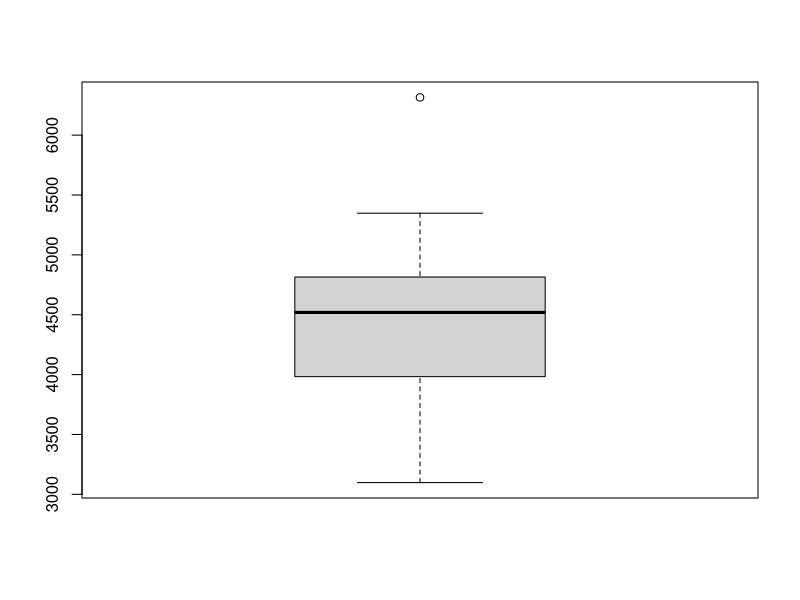
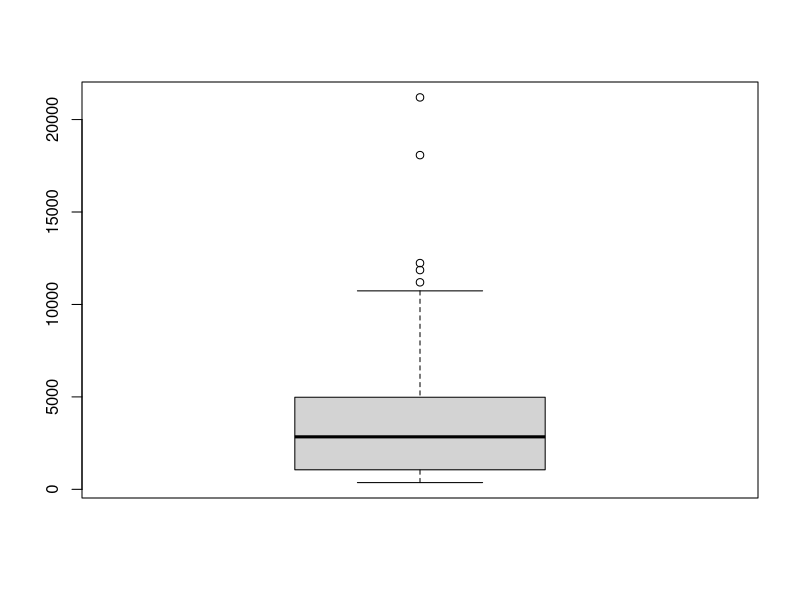
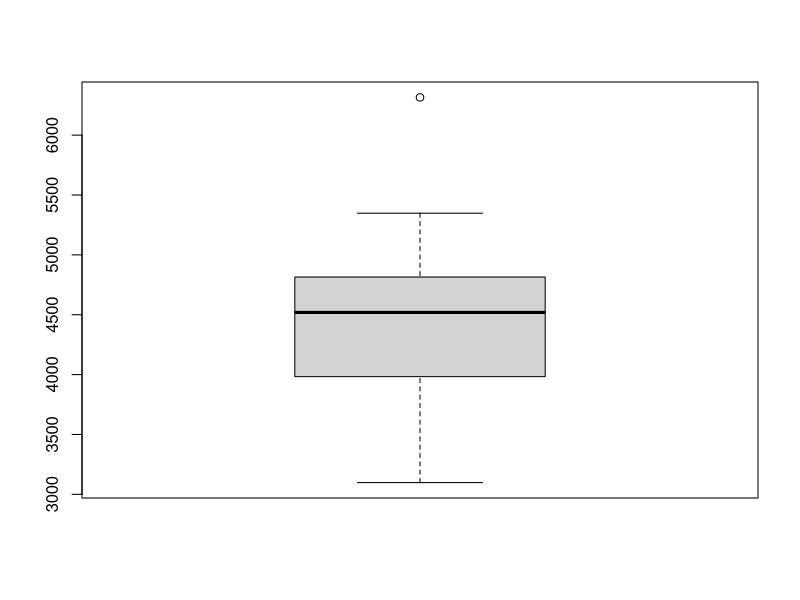
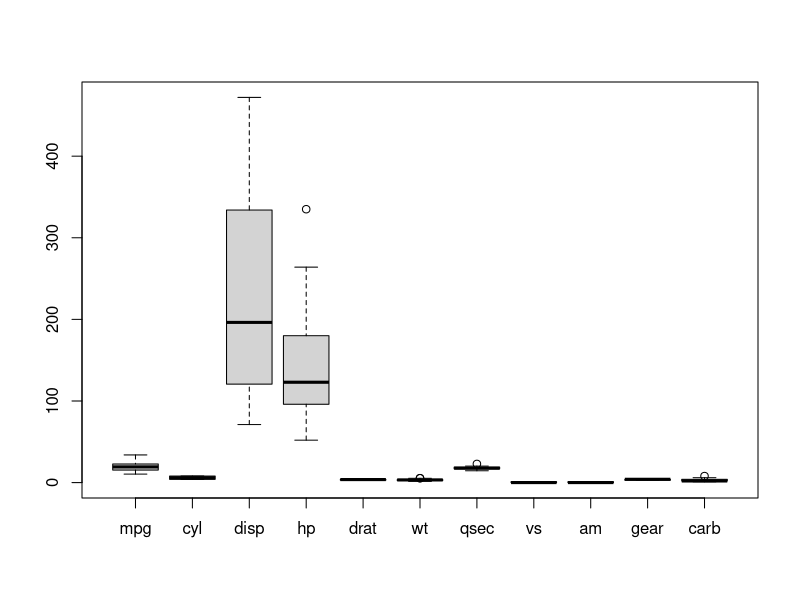

These figures' R source, in order: (Note: this script raises an error after producing the figures.)
# 1. 결측값
z= c(1,2,3,NA,5,NA,8) # NA=결측값
sum(z)
is.na(z) # 결측값=True
sum(z,na.rm = T) # na.rm=T 결측값 빼고
m=mean(z,na.rm = T)
m
sd(z,na.rm = T)
z[is.na(z)]=0
z
z[is.na(z)]=m
z

# 결측값을 대체한 것을 새로운 벡터로 저장하기
z.new = as.vector(z)
z.new

DF= data.frame(x=c(1,2,3), y=c(0,10,NA))
DF
na.omit(DF) # 결측값이 있는 것을 제외하고 정상값만 반환하기
z= c(1,2,3,NA,5,NA,8)
na.omit.new=na.omit(z)
na.omit.new
na.new.ds<-as.vector(na.omit.new)
na.new.ds

x=iris[1:50,]
x[1,2]=NA; x[1,3]=NA; x[2,3]=NA; x[3,4]=NA;   
head(x)

ncol(x)
for(i in 1:ncol(x)){
  this.na <- is.na(x[,i])
  cat(i,'열 ',sum(this.na),'\n')
}

for(i in 1:nrow(x)){
  this.na <- is.na(x[i,])
  cat(i,'행 ',sum(this.na),'\n')
}


# (1) 각 열별로 결측값이 몇 개인지 출력하시오.
ds<-mtcars
ds[2,3]<-NA; ds[3,1]=NA; ds[2,4]=NA; ds[4,3]=NA
for(i in 1:ncol(ds)){
  this.ds <- is.na(ds[,i])
  cat(i,'열 ',sum(this.ds),'\n')
}
# (2) 결측값이 포함된 행들의 데이터를 출력하시오.
idx = c()
for (i in 1:nrow(ds)){
  if(sum(is.na(ds[i,]))>0){
    idx<-c(idx,i)
  }
}
idx
ds[idx,]
# (3) 결측값이 포함된 행은 몇 개인지 출력하시오.
sum(rowSums(is.na(ds))>0)
# (4) 결측값이 포함된 행들을 제외하고 새로운 데이터셋 ds.new를 만들어보시오.
ds.new=ds[complete.cases(ds),]
ds.new


##########
##특이값##
##########

st=data.frame(state.x77)
boxplot(st$Income)
boxplot.stats(st$Income)

boxplot(st$Population)
boxplot.stats(st$Population)$out

Income.out = boxplot(st$Income)$out
Income.out
st$Income[st$Income == Income.out]<-NA
st[,'Income']

popu.out<-boxplot.stats(st$Population)$out
st$Population[st$Population %in% popu.out]<-NA
st$Population


# 2. 다음과 같이 mtcars 데이터셋을 mt에 저장한 후 다음 문제를 해결하기 위한 R 코드를 작성하시오.
#
 mt <- data.frame(mtcars)
 
# (1) mt의 각 변수(열)들에 대해 특이값이 존재하는지 상자그림을 그려 확인하시오.
boxplot(mt)
# (2) 특이값이 존재하는 경우 이상치를 NA로 대체하여 저장하시오.
for(i in 1:ncol(mt)){
  outlier<- boxplot.stats(mt[,i])$out
  if(length(outlier)>0){
    mt[mt[,i]%in%outlier, i]<-NA
  }
}
mt

# mt.out=boxplot.stats(mt[,4])$out
# mt.out
# mt$hp[mt$hp==mt.out]<-NA
# mt
# (3) mt에서 NA가 존재하는 행들을 제거하여 mt2에 저장하시오.
mt2=mt[complete.cases(mt),]
mt2       



# 3. R에서 제공하는 airquality 데이터셋에 대해 다음의 문제를 해결하기 위한 R 코드를 작성하시오.
# 
# (1) airquality를 AQ에 저장하시오.
AQ=airquality
AQ
# (2) AQ에서 열별로 NA의 개수를 출력하시오.
for(i in 1:ncol(AQ)){
  this.AQ <- is.na(AQ[,i])
  cat(i,'열 ',sum(this.AQ),'\n')
}
# (3) AQ에서 행별로 NA의 개수를 출력하시오.
for(i in 1:nrow(AQ)){
  this.AQ <- is.na(AQ[i,])
  cat(i,'행 ',sum(this.AQ),'\n')
}
# (4) AQ에서 NA를 포함하지 않은 행들만 출력하시오.
AQ[complete.cases(AQ),]
# (5) AQ에서 NA를 NA가 속한 열의 평균값으로 치환하여 AQ2로 저장하고, AQ2의 내용을 출력하시오.
# AQ2=c()
# for(i in 1:ncol(AQ)){
#   if(sum(is.na(AQ[,i]))>0){
#     AQ2=c(AQ2,mean(AQ[,i],na.rm = T))
#   }
# }

col.mean = colMeans(AQ,na.rm = T)
col.mean

for(i in 1:ncol(AQ)){
  AQ2[is.na(AQ2[,i]),i]<-col.mean[i]
}
AQ2
mean(AQ[,1],na.rm = T)
mean(AQ[,2],na.rm = T)


########
##정렬##
########
dim(iris)
class(iris)
sa<-head(iris)
sort(sa$Sepal.Length)
order(sa$Sepal.Length)
sa$Sepal.Length



# 4. R에서 제공하는 state.x77 데이터셋에 대하여 다음 문제를 해결하기 위한 R 코드를 작성하시오.
#
# (1) state.x77 데이터셋을 Population(인구수)를 기준으로 오름차순 정렬하시오.
class(state.x77)
dt<-data.frame(state.x77)
sort(dt$Population)
dt[order(dt[,'Population']),]
# (2) state.x77 데이터셋을 Income(소득)을 기준으로 내림차순 정렬하시오.
sort(dt$Income, decreasing = T) 
dt[order(dt[,'Income']),]
# (3) Illiteracy(문맹률)가 낮은 상위 10개 주의 이름과 문맹률을 출력하시오.
temp=state.x77[order(dt[,'Illiteracy'] ),]
head(temp,n=15)
temp[1:10,'Illiteracy']


##########################
##분리 - 그룹별로 분석하기
##########################
str(iris)
sp<-split(iris, iris$Species) # 품종별로 잘라내서 출력
sp
summary(sp)
sp$setosa
sp$versicolor
sp$virginica

# 5. R에서 제공하는 mtcars 데이터셋에 대하여 다음 문제를 해결하기 위한 R 코드를 작성하시오
# 
# (1) mtcars 데이터셋을 gear(기어)의 개수에 따라 그룹을 나누어 mt.gear에 저장하시오.(단, split() 함수를 사용하시오.)
mt.gear<-split(mtcars,mtcars$gear)
mt.gear
# (2) mt.gear에서 gear(기어)의 개수가 4인 그룹의 데이터를 출력하시오.
mt.gear$'4'
# (3) mt.gear에서 gear(기어)의 개수가 3인 그룹과 5인 그룹의 데이터를 합쳐서 mt.gear.35에 저장하고 내용을 출력하시오.
mt.gear35<-subset(mtcars,gear==3 | gear==5)
mt.gear35
# (4) mtcars 데이터셋에서 wt(중량)가 1.5~3.0 사이인 행들을 추출하여 출력하시오
subset(mtcars, wt>=1.5 & wt<=3.0)
